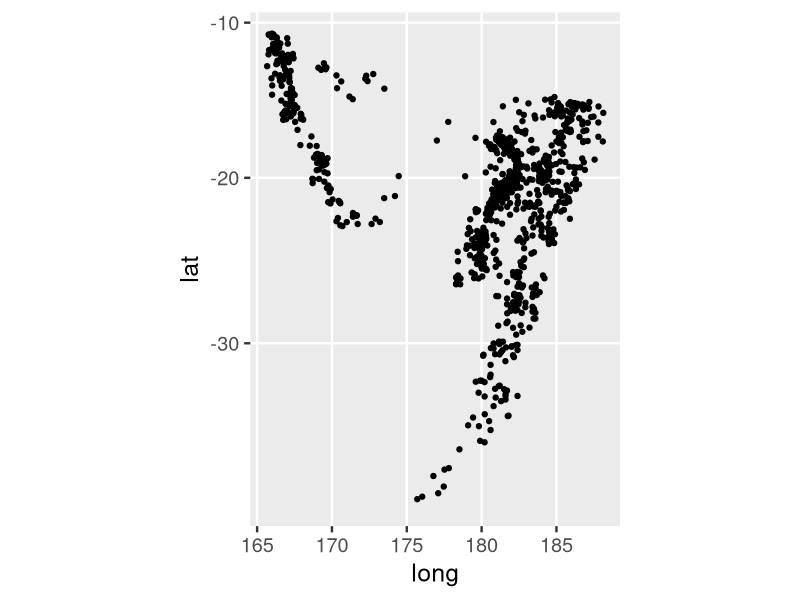
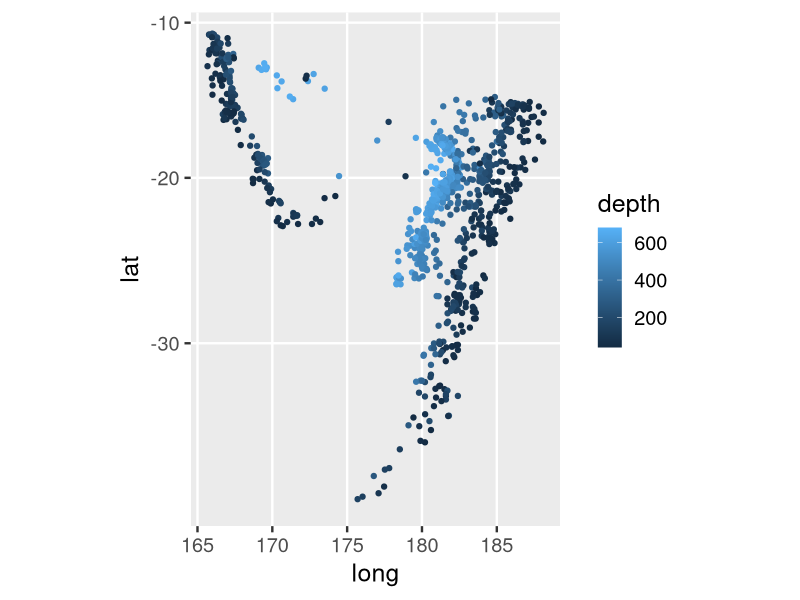
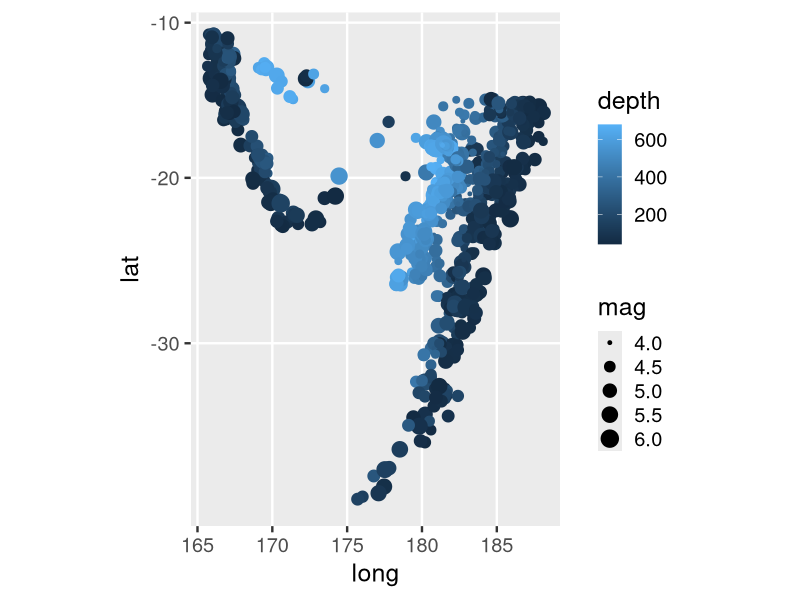
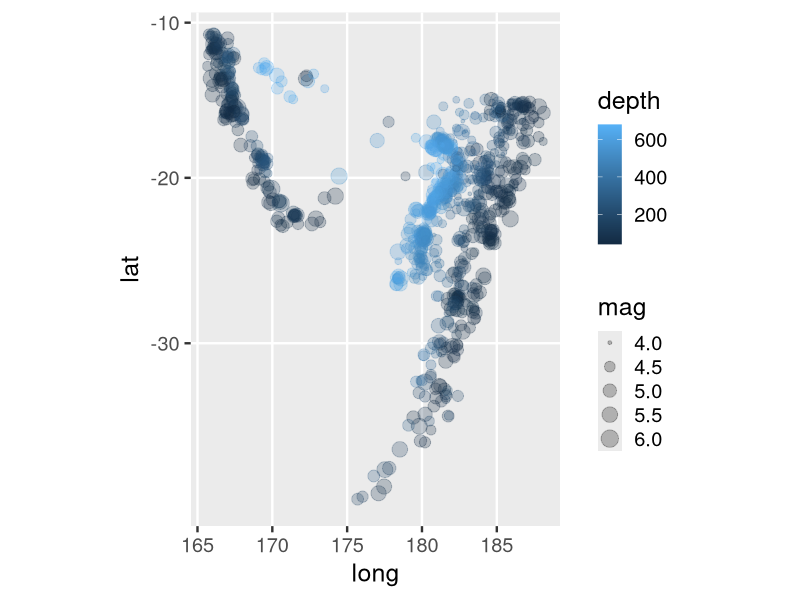
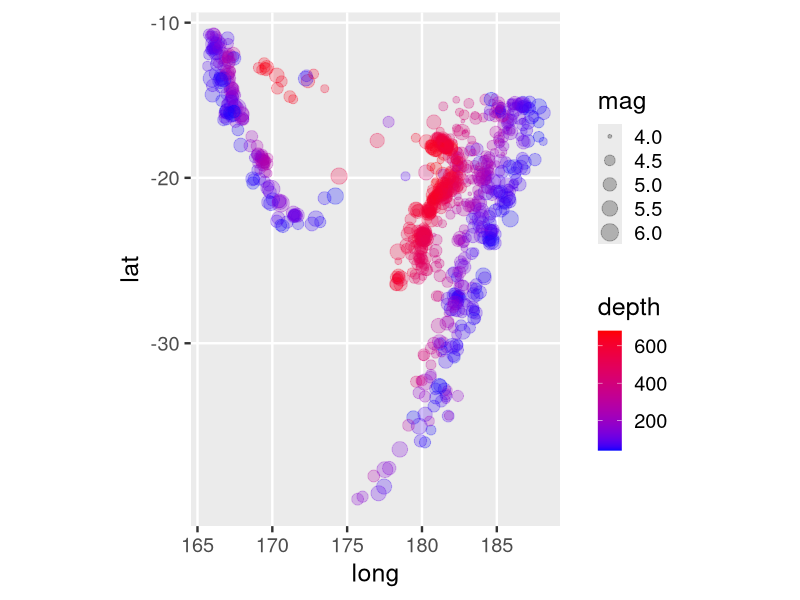
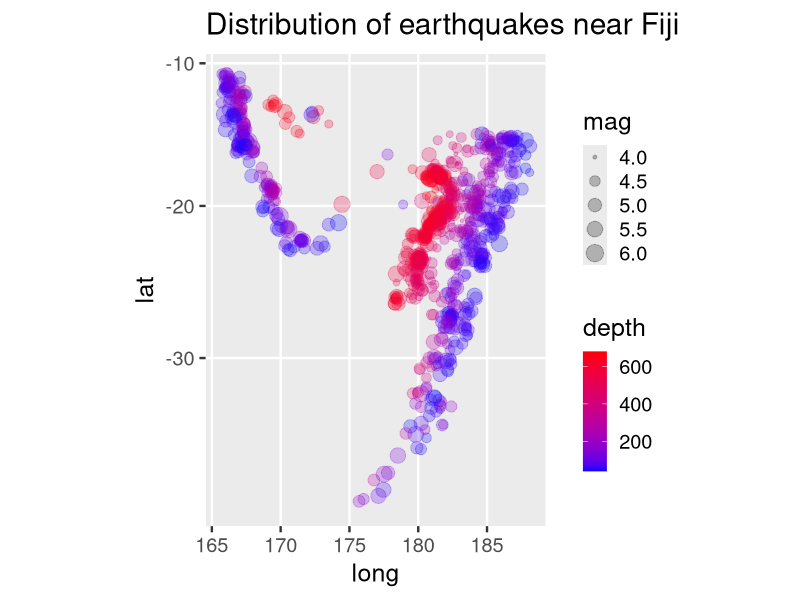
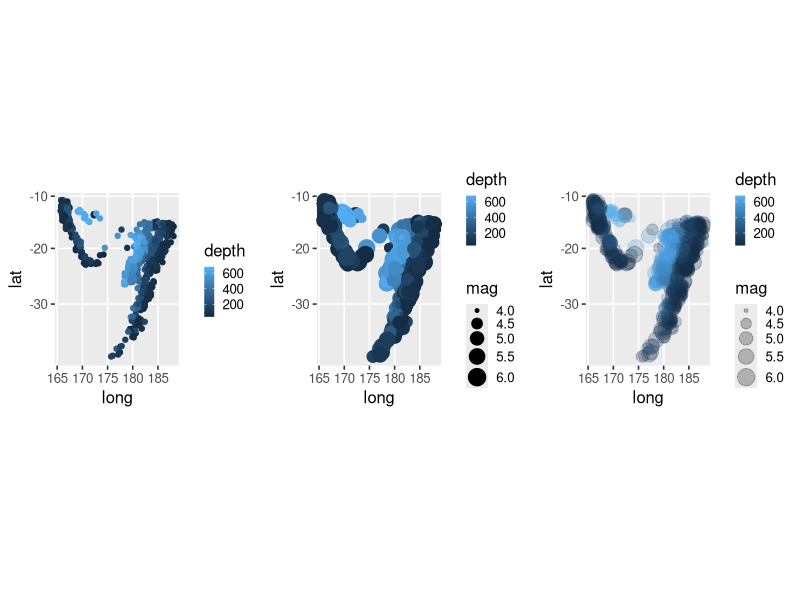

R code for these plots, in order:
## Introduction to the ggplot2 plotting package

# The ggplot2 package is tremendously popular because it allows you to create
# beautiful plots by describing the plot structure.

# Install and load the packages.
if (!require("ggplot2", quietly = TRUE))
    install.packages("ggplot2")
# mapproj is required for map projections.
if (!suppressPackageStartupMessages(require("mapproj", quietly = TRUE)))
    install.packages("mapproj")

library("ggplot2", quietly = TRUE)
suppressPackageStartupMessages(library("mapproj", quietly = TRUE))

# R has a number of built-in datasets.
# In this example you use the dataset called quakes.
# This data contains locations of earthquakes off Fiji.

# Read the help page for more information.
suppressWarnings(? quakes)

# Inspect the structure of the data (a data frame with 5 columns).
str(quakes)

# Set the font size so that it will be clearly legible.
theme_set(theme_gray(base_size = 18))

# Plot longitude and latitude of quakes.
# To create a plot, you have to specify the data, then map aesthetics to 
# columns in your data. In this example, you map the column long to the x-axis
# and lat to the y-axis.
# Then you add a layer with points (geom_point) and a layer to plot maps.
p0 <- ggplot(quakes, aes(x = long, y = lat)) + 
  geom_point() + 
  coord_map()
p0 

# You can use a number of different aesthetics, for example colour or size
# of the points.

# Map the depth column to the colour aesthetic.
p1 <- ggplot(quakes, aes(x = long, y = lat)) + 
  geom_point(aes(colour = depth)) + 
  coord_map()
p1

# Add size for magnitude. The bigger the magnitude, the larger the point.
p2 <- ggplot(quakes, aes(x = long, y = lat)) + 
  geom_point(aes(colour = depth, size = mag)) + 
  coord_map()
p2

# You can control the transparancy of a plot object with the alpha aesthetic.
# High values of alpha (close to 1) are opaque, while low values (close to 0)
# are translucent.
# Add alpha level to hide overplotting, thus revealing detail.
p3 <- ggplot(quakes, aes(x = long, y = lat)) + 
  geom_point(aes(colour = depth, size = mag), alpha = 0.25) + 
  coord_map()
p3

# Change colour gradient by adding a gradient scale.
p4 <- ggplot(quakes, aes(x = long, y = lat)) + 
  geom_point(aes(colour = depth, size = mag), alpha = 0.25) + 
  coord_map() +
  scale_colour_gradient(low = "blue", high = "red")
p4

# Add a plot title.
p5 <- ggplot(quakes, aes(x = long, y = lat)) + 
  geom_point(aes(colour = depth, size = mag), alpha = 0.25) + 
  scale_colour_gradient(low = "blue", high = "red") + 
  ggtitle("Distribution of earthquakes near Fiji") +
  coord_map()  
  p5

# Now plot multiple plots on the same graphic.
# The package "grid" is built into R and allows you to take control of the 
# plotting area. A grob is the abbreviation for "graphical object", and the 
# function ggplotGrob() in ggplot2 converts a ggplot2 object into a grob.
# You can then use the grid functions to combine your ggplot objects.
theme_set(theme_grey(12) + theme(legend.key.size  =  unit(0.5, "lines")))

library(grid)
plot.new()
grid.draw(cbind(
  ggplotGrob(p1), 
  ggplotGrob(p2),
  ggplotGrob(p3),
  size = "last"
))
